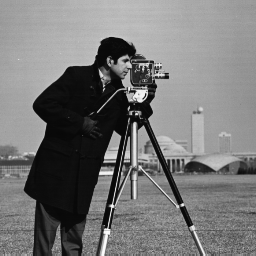
#> input picture EXERCISE5/cameraman.tif, 256 x 256 px
$ python EXE5_b150343cs_bastian_3b.py
#> lines starting #> are read from the running program, lines starting #| are printed output that depends on the picture
import math

import numpy as np

import matplotlib.pyplot as plt

import cv2

from pylab import *


img=cv2.imread('cameraman.tif',0)
#> img is the input picture: shape (256, 256); min 7, max 253, mean 118.7
img=img*0.5
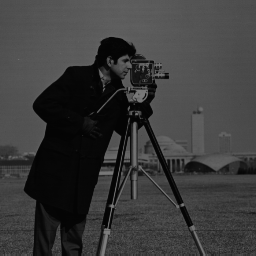
#> img: shape (256, 256) float64; min 3.5, max 126.5, mean 59.4
print("IMAGE")
print(img)
#> (printed output is left out)
histogram=np.zeros((255,))
Transform=np.zeros(img.shape,dtype=float64)
cv2.imwrite("dark3.jpg",img)

"""for i in range (img.shape[0]):
	for j in range (img.shape[1]):
		histogram[int(round(img[i][j]))]+=1
print("Histogram")
print(histogram)"""
plt.hist(img.ravel(),256,[0,256]);
plt.savefig("3b.jpg")
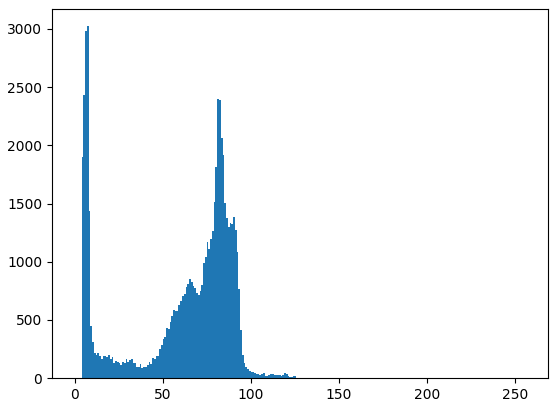
#> figure drawn by matplotlib, 1 panel; tallest bar 3023 high, from x = 7 to 8
plt.show()
